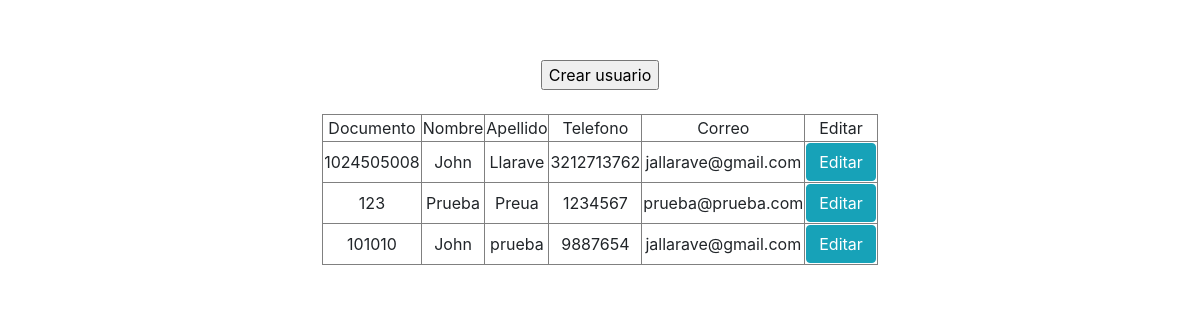
The page / on the database its author committed.
### tables this page shows
CREATE TABLE `usuario` (
  `us_id` int(11) NOT NULL,
  `documento` int(11) NOT NULL,
  `nombre` varchar(50) NOT NULL,
  `apellido` varchar(50) NOT NULL,
  `telefono` varchar(15) NOT NULL,
  `correo` varchar(50) NOT NULL,
  `activo` int(1) NOT NULL DEFAULT '1'
);

### index.php (called while the page is built)
<?php
require_once("view/vista_usuario.php");
?>

### model/conexion.php (called while the page is built)
<?php
class Conexion {
	private $host;
	private $user;
	private $pass;
	private $db_name;
	function __construct() {
		$this->host = "localhost";
		$this->user = "root";
		$this->pass = "";
		$this->db_name = "modelo";
	}
	function conectar() {
		$cadena = mysqli_connect($this->host, $this->user, $this->pass, $this->db_name) or die("Error en la conexion");
		return $cadena;
	}
}
?>

### controller/controlador.php (called while the page is built, shortened)
<?php
if ($_SERVER['PHP_SELF'] == "/prueba_crud/index.php") {
	require_once("model/consultas.php");
} else {
	require_once("../model/consultas.php");
}
$consulta_us = new Consultas();
$result_us = $consulta_us->usuarios();
?>

### model/consultas.php (called while the page is built, shortened)
<?php
if ($_SERVER['PHP_SELF'] == "/prueba_crud/index.php") {
	require_once("model/conexion.php");
} else {
	require_once("../model/conexion.php");
}
class Consultas {
	private $conexion;
	private $resultado;
	function __construct() {
		$this->con = new Conexion();
		$this->conexion = $this->con->conectar();
		$this->resultado = array();
	}
	function usuarios() {
		$query = "SELECT * FROM usuario WHERE activo = 1";
		$result = mysqli_query($this->conexion, $query) or die("Error SELECT");
		while ($row = mysqli_fetch_array($result)) {
			$this->resultado[] = $row;
		}
		return $this->resultado;
	}
}
?>

### view/vista_usuario.php (the view, shortened to what this page needs)
<?php
require_once("controller/controlador.php");
?>
<!DOCTYPE html>
<html>
<head>
	<link rel="stylesheet" type="text/css" href="view/bootstrap-4.0.0-dist/css/bootstrap.css">
	<link rel="stylesheet" type="text/css" href="view/fontawesome-free-5.0.6/on-server/css/fontawesome.css">
</head>
<body>
	<div style="text-align: center; width: 100%; height: 300px; padding-top: 5%;">
		<form action="view/crear_usuario.php" method="POST">
			<input type="submit" name="btn_crear" value="Crear usuario">
		</form><br>
		<table border="1px" style="margin: 0px auto;">
			<tr>
				<td>Documento</td>
				<td>Nombre</td>
				<td>Apellido</td>
				<td>Telefono</td>
				<td>Correo</td>
				<td>Editar</td>
			</tr>
			<?php
				foreach ($result_us as $valor_us) {
					echo"<tr>
							<td>".$valor_us['documento']."</td>
							<td>".$valor_us['nombre']."</td>
							<td>".$valor_us['apellido']."</td>
							<td>".$valor_us['telefono']."</td>
							<td>".$valor_us['correo']."</td>
							<td>
								<form action='view/crear_usuario.php' method='POST'>
									<input type='hidden' name='formulario' value='2'>
									<input type='hidden' name='id' value='".$valor_us['us_id']."'>
									<input type='hidden' name='documento' value='".$valor_us['documento']."'>
									<input type='hidden' name='nombre' value='".$valor_us['nombre']."'>
									<input type='hidden' name='apellido' value='".$valor_us['apellido']."'>
									<input type='hidden' name='telefono' value='".$valor_us['telefono']."'>
									<input type='hidden' name='correo' value='".$valor_us['correo']."'>
									<input class='btn btn-info btn-xs' type='submit' name='btn_formulario' value='Editar'>
								</form>
							</td>
						 </tr>";
				}
			?>
		</table>
	</div>
</body>
</html>

### rows shown on the page
usuario: documento "1024505008", nombre "John", apellido "Llarave", telefono "3212713762", correo "jallarave@gmail.com"
usuario: documento "123", nombre "Prueba", apellido "Preua", telefono "1234567", correo "prueba@prueba.com"
usuario: documento "101010", nombre "John", apellido "prueba", telefono "9887654", correo "jallarave@gmail.com"
